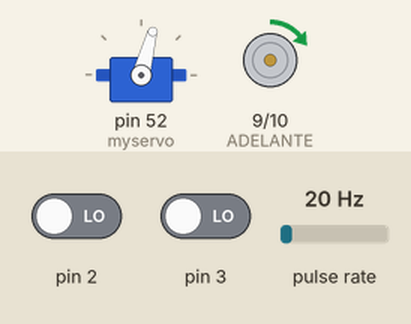
The sketch below on a simulated Arduino Mega 2560, built with avr-gcc and run on an emulated ATmega2560. Shown: servo, motor-driver pin pairs drawn as motors (green arrow = first pin HIGH = forward, orange = second pin HIGH = backward, longer = more drive, scaled by the enable pin). Wiring (inferred from the names in the program): pulse sensor: data pin 47. The inputs (shaded band) are chosen by the test bench; at power-on: pulse rate 20 Hz, pin 2 LOW, pin 3 LOW. The ROS host is connected and sends only what is stated; what the sketch prints to the serial monitor is not drawn.

Above: at 3.8 s.
3.9 s: pulse rate (sensor on pin 47) set to 100 Hz
6.9 s: pin 2 driven HIGH
At 7.9 s:
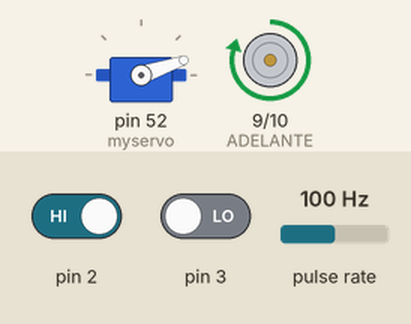
9.9 s: pin 3 driven HIGH
At 11.3 s:
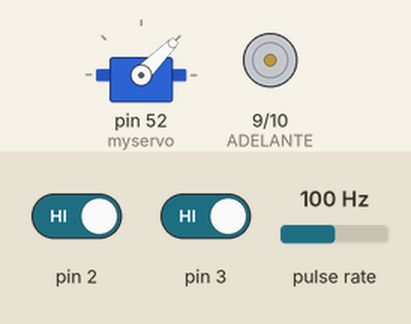
12.9 s: pin 3 driven LOW
At 13.09 s:
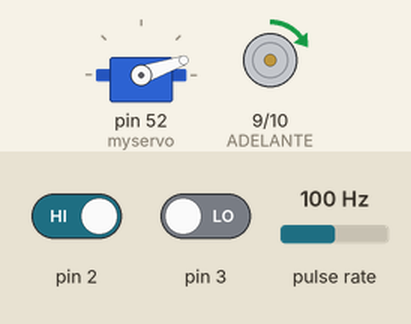
14.7 s: pulse rate (sensor on pin 47) set to 50 Hz
16.5 s: pin 2 driven LOW
At 17.6 s:
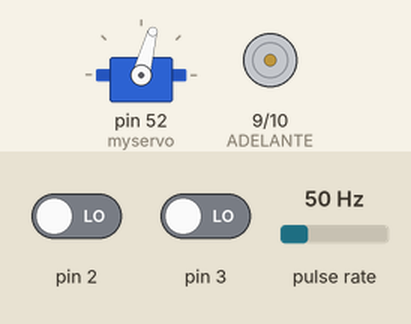
Timing chart, 0 to 19.0 s (numbered marks = the images above; inputs shaded):
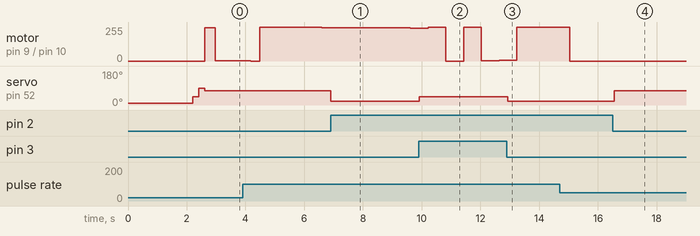

Measured:
- after the input at 6.9 s, servo on pin 52 (myservo): 75° → 19° at once
- after the input at 9.9 s, servo on pin 52 (myservo): 19° → 45° at once
- after the input at 12.9 s, servo on pin 52 (myservo): 45° → 19° at once
- after the input at 16.5 s, servo on pin 52 (myservo): 19° → 75° after 0.06 s
- by itself, motor on pin 9 (ADELANTE) / pin 10 (ATRAS): ramps from stopped to forward 255/255 and jumps back, once every 1.2 s

The sketch:

implementacion-final.ino
```cpp
#include <Servo.h>
//Gracias, Alexander!

#include <avr/io.h>
#include <ros.h>
#include <std_msgs/Float64.h>
////////
Servo myservo;

int a, b;
int estado = 10; //empieza en 10°
/*
 * Negro es uno
 * Blanco es cero
 */
//////////

const int ADELANTE = 9;
const int ATRAS = 10;
const int ENABLE = 8;
int vueltas = 0;
unsigned long tiempo1;
unsigned long tiempo2;
double vel = 0;
double error = 0;
double ki = 0.6833; //kt
double kp = 3.85;//1.0589;kb
double velDeseada = 2.8; //YA NO Esto se logra con 2.4 volts si se saca de la fuente
double senalControl = 0;
double sumaErrores = 0;

/*
 * Xbee & ROS
 */
ros::NodeHandle  nh;
std_msgs::Float64 str_msg;
ros::Publisher chatter("chatter", &str_msg);

//Para ver a qué dirección se dirige.
std_msgs::Float64 dir;
ros::Publisher direccion("direccion", &dir);

void setup() {
  cli();
  TCCR5B = B00001111;
  TCNT5 = 240;
  TCCR5B |= (1 << WGM01); //Esto hace que vuelva a su valor de 240
  TIMSK5 |= (1 << OCIE0A); // enable timer compare interrupt
  pinMode(47,INPUT); //PIN QUE DISPARA RUTINA DE TIMER5 de ATMEGA
  //pinMode(18, INPUT); //previamente era 8.
  Serial.begin(9600);
  sei();
  pinMode(ADELANTE, OUTPUT); //ESTE SERA EL PIN PWM PARA INYECTAR VOLTAJE VARIABLE
  pinMode(ATRAS, OUTPUT);
  pinMode(ENABLE, OUTPUT);
  delay(2000);
  tiempo1 = millis();

  ////////////////
  //parte de los sensores infrarrojos
  Serial.begin(9600);
  myservo.attach(52);
  myservo.write(10);
  delay(200);//Let system settle
  myservo.write(45); //47 es nuestro centro.
  delay(200);
  myservo.write(90);
  delay(200);

  pinMode(2,INPUT);
  pinMode(3,INPUT);
  ////////////////////

  /*
   * ROS NODE HANDLER SETUP
   */
  nh.initNode();
  nh.advertise(chatter);
  nh.advertise(direccion);
}

void loop() {
  // put your main code here, to run repeatedly:
  analogWrite(ENABLE, 255);  //controlar velocidad
  adelante();
  tiempo2 = millis();
  if(tiempo2-tiempo1>= 300)
  {
      vel = vueltas + (TCNT5-240.0)/16.0;
      if(vel>=0){
        Serial.print("La velocidad es de: ");
        Serial.print(vel); //vel*10 ??
        Serial.println(" rev/s");
        vueltas = 0;
        tiempo1 = tiempo2;
        TCNT5 = 240;

        //VelDeseada es el max de velocidad que nosotros queremos que tenga
        error = velDeseada - vel;
        sumaErrores += error;
        senalControl = kp*error + ki*sumaErrores;
        Serial.print("error: ");
        Serial.println(error);

        Serial.print("señalControl: ");
        Serial.println(senalControl);

        /*
        * PUBLISH ROS TOPIC
        */
        str_msg.data = vel;
        chatter.publish( &str_msg );
        nh.spinOnce();
      }
      else{
        vueltas = 0;
        tiempo1 = tiempo2;
        TCNT5 = 240;
      }

  }

  //////////////////
  //parte de la logica del servo
  a = digitalRead(2); //derecho
  b = digitalRead(3); //izquierdo

  Serial.print(a);
  Serial.println(b);
  //delay(70);
  LogicaServo(a,b);
  ///////////////////
}

void adelante()
{
  digitalWrite(ATRAS, LOW);
  analogWrite(ADELANTE,senalControl);
}

void atras()
{
  analogWrite(ADELANTE, senalControl);
  digitalWrite(ATRAS, HIGH);
}

void LogicaServo(int a,int b){

      if(a == 1) {
    if (b == 1) {
      if(estado != 45) {
        myservo.write(45);
        //delay(100);
        estado = 45;
        velDeseada = 2.8;

        dir.data = 0;
        direccion.publish( &dir );
        nh.spinOnce();
      }
    } else {
      if (estado != 10) {
        myservo.write(19);
        //delay(100);
        estado = 10;
        velDeseada = 1.0;

        dir.data = -1.0;
        direccion.publish( &dir );
        nh.spinOnce();
      }
    }
  } else {
    if (b == 1) {
        if(estado != 85) {
        myservo.write(75);
        //delay(100);
        estado = 85;
        velDeseada = 1.0;


        dir.data = 1.0;
        direccion.publish( &dir );
        nh.spinOnce();
      }
    } else {
      myservo.write(75);
      //delay(100);
      estado = 85;
      velDeseada = 1.0;


      dir.data = 1.0;
      direccion.publish( &dir );
      nh.spinOnce();
    }
  }

}

ISR(TIMER5_COMPA_vect){
   vueltas++;
   //Serial.println(TCNT5);
   TCNT5 = 240;
}
```
